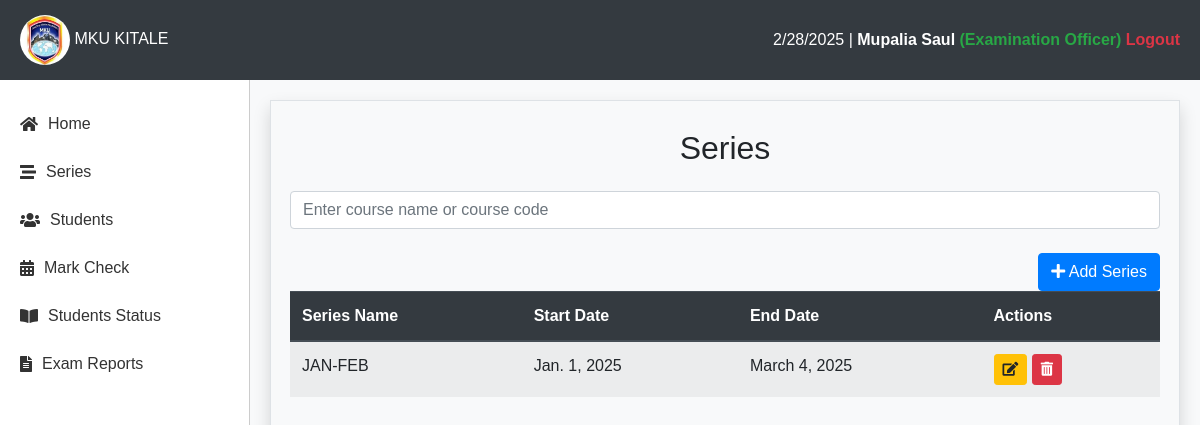
The app's page /report/series/ (signed in) with its own data.
### reports/models.py (models this page shows, shortened)
class User(AbstractUser):
    ADMIN = (
        ("ADMIN", "ADMIN"),
        ("STUDENT", "STUDENT"),
        ("TRAINER", "TRAINER"),
        ("EXAMINATION_OFFICER", "EXAMINATION_OFFICER"),
    )
    id_number = models.CharField(max_length=50, unique=True, null=True)
    role = models.CharField(max_length=50, choices=ADMIN, default="STUDENT")
    profile_photo = models.ImageField(upload_to="photos/", blank=True, null=True)

class Series(models.Model):
    name = models.CharField(max_length=30)
    start_date = models.DateField()
    end_date = models.DateField()
    is_active = models.BooleanField(default=False)

### reports/views.py (the view)
# urls.py: path('series/', views.series_view, name='report-series-url'),
@login_required(login_url='signin-url')
def series_view(request):
    series = Series.objects.all()
    context = {"serieses": series}
    return render(request, "reports/series.html", context)

### reports/context_processors.py (called while the page is built, shortened)
def remaining_days(request):
    if request.user.is_authenticated:
        try:
            series = Series.objects.get(is_active=True)
            today = datetime.today().date()
            end_date = series.end_date
            remaining = abs((end_date - today).days)
            return {"remaining": remaining}
        except Series.DoesNotExist:
            return {"remaining": 0}
    else:
        return {"remaining": 0}

def dashboard(request):
    if request.user.is_authenticated:
        num_trainers = Trainer.objects.count()
        num_students = StudentExam.objects.count()
        num_units = Unit.objects.count()
        num_courses = Course.objects.count()
        num_admins = User.objects.filter(is_staff=True).count()
        active_classes = TeachingAttendance.objects.filter(is_clocked_in=True, is_clocked_out=False).count()
        return {
            "num_trainers": num_trainers,
            "num_students": num_students,
            "num_units": num_units,
            "num_courses": num_courses,
            "num_admins": num_admins if not request.user else num_admins - 1,
            "active_classes": active_classes,
        }

def unit_count(request):
    if request.user.is_authenticated:
        return {"unit_count": Unit.objects.count()}
    else:
        return {"unit_count": 0}

def student_count(request):
    if request.user.is_authenticated:
        return {"student_count": StudentExam.objects.count()}
    else:
        return {"student_count": 0}

def course_count(request):
    if request.user.is_authenticated:
        return {"course_count": Course.objects.count()}
    else:
        return {"course_count": 0}

    def process_request(self, request):
        try:
            series = Series.objects.get(is_active=True)
            today = datetime.today().date()
            end_date = series.end_date
            if today > end_date:
                series.is_active = False
                series.save()
        except Series.DoesNotExist:
            series = Series.objects.filter(is_active=False)
            today = datetime.today().date()
            for series in series:
                end_date = series.end_date
                if today < end_date or today == end_date:
                    series.is_active = True
                    series.save()
        return None

### templates/reports/series.html (shortened to what this page needs)
{% extends "reports/main.html" %}
{% block content %}
<div class="container">
    <h2 class="text-center my-4">Series</h2>
    <div class="search-bar mb-4">
        <div class="input-group">
            <input type="text" class="form-control" id="searchInput"
                placeholder="Enter course name or course code">
        </div>
    </div>
    <div class="mb-1">
        <a href="{% url 'report-add-series-url' %}" class="btn btn-primary float-right">
            <i class="fas fa-plus"></i> Add Series
        </a>
    </div>
    <table class="table table-striped table-hover course-list">
        <thead class="thead-dark">
            <tr>
                <th>Series Name</th>
                <th>Start Date</th>
                <th>End Date</th>
                <th>Actions</th>
            </tr>
        </thead>
        <tbody id="courseTableBody">
            {% for series in serieses %}
            <tr>
                <td class="text-capitalize">{{ series.name }}</td>
                <td>{{ series.start_date }}</td>
                <td>{{ series.end_date }}</td>
                <td>
                    <a href="{% url 'report-edit-series-url' series.id %}" class="btn btn-warning btn-sm">
                        <i class="fas fa-edit"></i>
                    </a>
                    {% if series.is_active %}
                    <button id="delete{{series.id}}" href="{% url 'report-delete-series-url' series.id %}"
                        class="btn btn-danger btn-sm delete-btn">
                        <i class="fas fa-trash-alt"></i>
                    </button>
                    {% endif %}
                </td>
            </tr>
            {% endfor %}
        </tbody>
    </table>
</div>
{% endblock %}

### templates/reports/main.html (shortened to what this page needs)
{% load static %}
<!DOCTYPE html>
<html lang="en">
<head>
    <link href="https://stackpath.bootstrapcdn.com/bootstrap/4.5.2/css/bootstrap.min.css" rel="stylesheet">
    <link rel="stylesheet" href="https://cdnjs.cloudflare.com/ajax/libs/font-awesome/5.15.4/css/all.min.css">
</head>
<body>
    <div class="top-nav">
        <div class="logo">
            <img src="{% static 'img/logo.jpeg' %}" alt="Logo">
            <span>MKU KITALE</span>
        </div>
        <div>
            <span id="current-date"></span> |
            <a href="{% url 'report-profile-url' %}">{{ request.user.last_name }} {{ request.user.first_name }} <span class="text-success">(Examination Officer)</span></a>
            <a href="{% url 'report-signout-url' %}" class="text-danger">Logout</a>
        </div>
    </div>
    <div class="main-container">
        <div class="sidebar">
            {% if request.user.is_authenticated %}
                <a href="{% url 'report-home-url' %}"><i class="fas fa-home"></i> Home</a>
                <a href="{% url 'report-series-url' %}"><i class="fas fa-stream"></i> Series</a>
                <a href="{% url 'report-students-all-url' %}"><i class="fas fa-users"></i> Students</a>
                <a href="{% url 'report-mark-entry-url' %}"><i class="fas fa-calendar-alt"></i> Mark Check</a>
                <a href="{% url 'report-students-exam-status-url' %}"><i class="fas fa-book-open"></i> Students Status</a>
                <a href="{% url 'report-mark-reports-url' %}"><i class="fas fa-file-alt"></i> Exam Reports</a>
            {% endif %}
        </div>
        <div class="content">
            <div class="border p-1 shadow" style="min-height: 100vh;">
                {% block content %}
                {% endblock %}
            </div>
        </div>
    </div>
</body>
</html>

### templates/reports/main.html (style rules this page uses)
body, html { height: 100%; margin: 0; font-family: 'Arial', sans-serif; }
.top-nav { background-color: #343a40; color: white; padding: 15px 20px; display: flex; justify-content: space-between; align-items: center; box-shadow: 0px 2px 10px rgba(0, 0, 0, 0.1); }
.top-nav .logo img { width: 50px; height: 50px; border-radius: 50%; }
.top-nav a { color: white; text-decoration: none; font-weight: bold; }
.main-container { display: flex; height: calc(100vh - 70px); overflow: hidden; }
.sidebar { width: 250px; background-color: #fff; padding-top: 20px; height: 100%; border-right: 1px solid #ccc; display: flex; flex-direction: column; box-shadow: 2px 0px 5px rgba(0, 0, 0, 0.1); }
.sidebar a { color: #333; text-decoration: none; padding: 12px 20px; display: flex; align-items: center; font-size: 1rem; transition: 0.3s; }
.sidebar a i { margin-right: 10px; }
.content { flex-grow: 1; background-color: #f8f9fa; padding: 20px; overflow-y: auto; }

### records on screen
User: user.last_name "Mupalia", user.first_name "Saul"
Series: name "JAN-FEB", start_date "Jan. 1, 2025", end_date "March 4, 2025"
